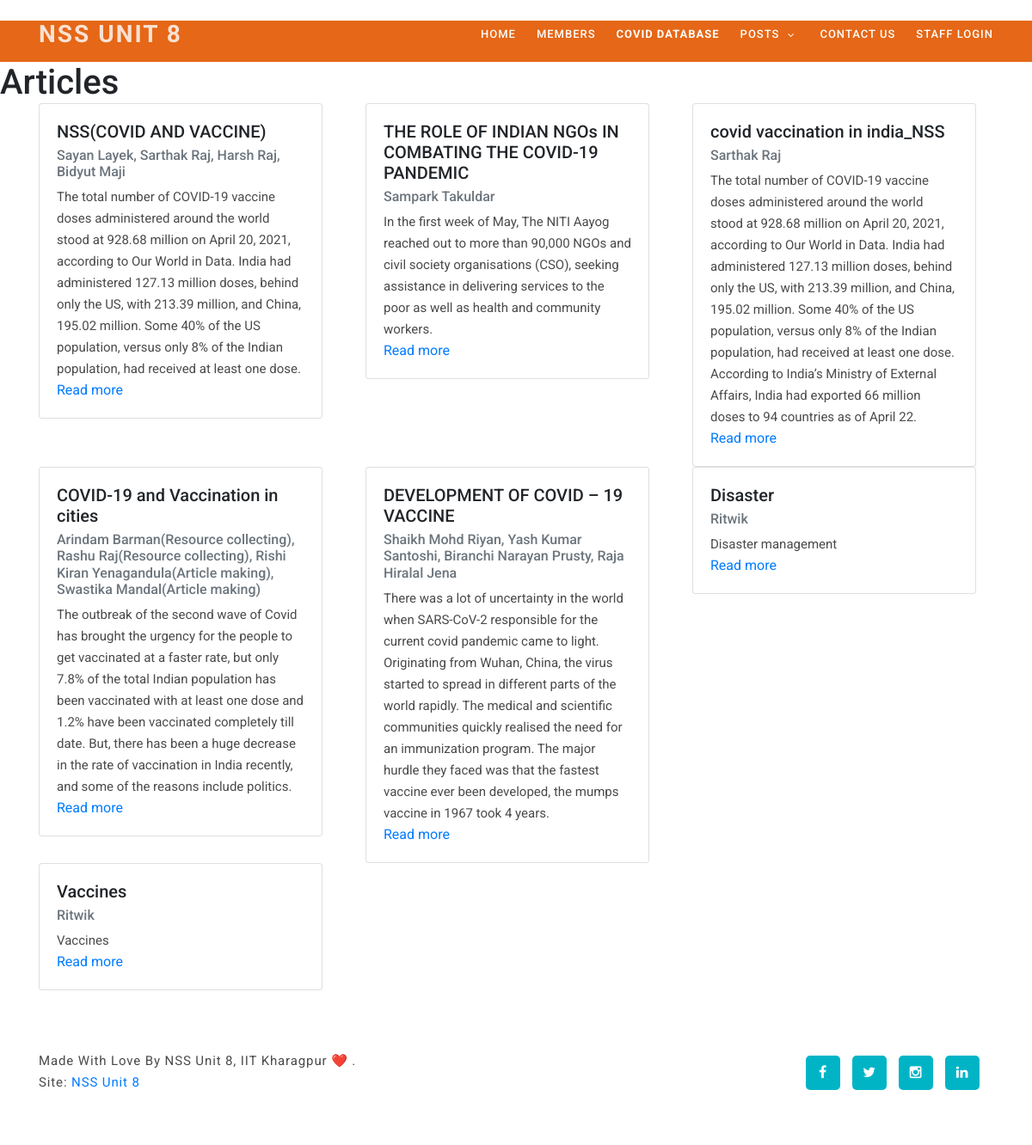
The app's page /articles/ with its own data.
### posts/models.py (models this page shows)
class article(models.Model):
  title = models.CharField(max_length=200)
  Contributors = models.CharField(max_length=500)
  slug = models.SlugField()
  intro = models.TextField()
  photo = models.ImageField(upload_to='photos',null=True)
  Link_to_Published_Doc = models.CharField(max_length=200)
  date_added = models.DateTimeField(auto_now_add=True)
  class Meta:
    ordering = ['-date_added']

### posts/views.py (the view)
# urls.py: path('articles/',showarticles,name='NSS Members'),
def showarticles(request):
  objects = article.objects.all()
  return render(request,'articles.html',{'list':objects})

### templates/articles.html
{% extends 'base.html' %}
{% block content %}
  <div style="background-color:#E56717;">
    <br>
    <br>
  </div>
    <h1> Articles</h1>
    <div class="container">
      <div class="row row-cols-3">
        {% for object in list %}
          <div class="col">
          <div class="card" style="width: 330px;">
          <div class="card-body">
            <h5 class="card-title">{{object.title}}</h5>
            <h6 class="card-subtitle mb-2 text-muted">{{object.Contributors}}</h6>
            <p class="card-text"> {{object.intro}}</p>
            <a href="/posts/{{ object.slug }}" class="card-link">Read more</a>
          </div>
          </div>
          </div>
    {% endfor %}
    </div>
  </div>
{% endblock %}

### static/css/templatemo-art-factory.css (style rules this page uses)
html, body, div, span, applet, object, iframe, h1, h2, h3, h4, h5, h6, p, blockquote, div pre, a, abbr, acronym, address, big, cite, code, del, dfn, em, font, img, ins, kbd, q, s, samp, small, strike, strong, sub, sup, tt, var, b, u, i, center, dl, dt, dd, ol, li, figure, header, nav, section, article, aside, footer, figcaption { margin: 0; padding: 0; border: 0; outline: 0; }
* { box-sizing: border-box; }
html, body { font-family: "Roboto", sans-serif; font-weight: 400; background-color: #fff; font-size: 16px; -ms-text-size-adjust: 100%; -webkit-font-smoothing: antialiased; -moz-osx-font-smoothing: grayscale; }
a { text-decoration: none !important; }
h1, h2, h3, h4, h5, h6 { margin-top: 0px; margin-bottom: 0px; }
p { font-size: 15px; line-height: 25px; color: #4a4a4a; }
html, body { background: #fff; font-family: "Roboto", sans-serif; }

### records on screen
article: title "NSS(COVID AND VACCINE)", Contributors "Sayan Layek, Sarthak Raj, Harsh Raj, Bidyut Maji", intro "The total number of COVID-19 vaccine doses administered around the world stood at 928.68 million on April 20, 2021, according to Our World in Data. India had administered 127.13 million doses, behind only the US, with 213.39 million, and China, 195.02 million. Some 40% of the US population, versus only 8% of the Indian population, had received at least one dose."
article: title "THE ROLE OF INDIAN NGOs IN COMBATING THE COVID-19 PANDEMIC", Contributors "Sampark Takuldar", intro "In the first week of May, The NITI Aayog reached out to more than 90,000 NGOs and civil society organisations (CSO), seeking assistance in delivering services to the poor as well as health and community workers."
article: title "covid vaccination in india_NSS", Contributors "Sarthak Raj", intro "The total number of COVID-19 vaccine doses administered around the world stood at 928.68 million on April 20, 2021, according to Our World in Data. India had administered 127.13 million doses, behind only the US, with 213.39 million, and China, 195.02 million. Some 40% of the US population, versus only 8% of the Indian population, had received at least one dose. According to India’s Ministry of External Affairs, India had exported 66 million doses to 94 countries as of April 22."
article: title "COVID-19 and Vaccination in cities", Contributors "Arindam Barman(Resource collecting), Rashu Raj(Resource collecting), Rishi Kiran Yenagandula(Article making), Swastika Mandal(Article making)", intro "The outbreak of the second wave of Covid has brought the urgency for the people to get vaccinated at a faster rate, but only 7.8% of the total Indian population has been vaccinated with at least one dose and 1.2% have been vaccinated completely till date. But, there has been a huge decrease in the rate of vaccination in India recently, and some of the reasons include politics."
article: title "DEVELOPMENT OF COVID – 19 VACCINE", Contributors "Shaikh Mohd Riyan, Yash Kumar Santoshi, Biranchi Narayan Prusty, Raja Hiralal Jena", intro "There was a lot of uncertainty in the world when SARS-CoV-2 responsible for the current covid pandemic came to light. Originating from Wuhan, China, the virus started to spread in different parts of the world rapidly. The medical and scientific communities quickly realised the need for an immunization program. The major hurdle they faced was that the fastest vaccine ever been developed, the mumps vaccine in 1967 took 4 years."
article: title "Disaster", Contributors "Ritwik", intro "Disaster management"
article: title "Vaccines", Contributors "Ritwik", intro "Vaccines"
